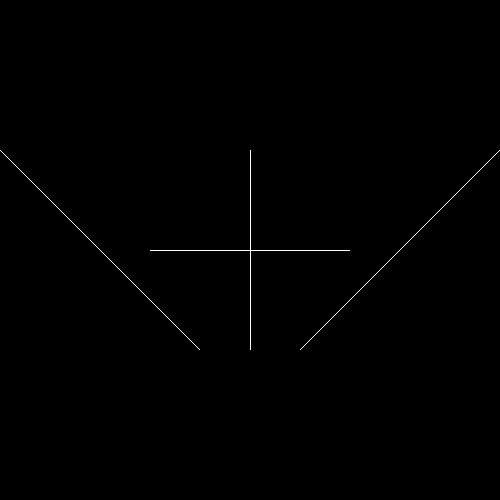
//> input picture 10_Hough_transform/build/imagesHough/pedro.jpg, 500 x 500 px
$ ./edge ../../10_Hough_transform/build/imagesHough/pedro.jpg   (built with g++ and OpenCV 4)
//> lines starting //> are read from the running program, lines starting //| are printed output that depends on the picture; after the words box and inside, x2 and y2 are one past the last pixel; in counts of white or black regions, pixels touching at a corner belong together
#include <iostream>
#include <cstdlib>
#include <cmath>
#include <opencv2/opencv.hpp>

using namespace std;
using namespace cv;

void edge(Mat img);
void plot(Mat image, Mat newImage);
void histograma(Mat image);
void plotH(float H[]);

int main(int argc, char **argv){

	if(argc != 2){
		cout<<"\n Type correctly the picture name and extension"<<endl;
		return -1;
	}

	Mat img;
	img = imread(argv[1], CV_LOAD_IMAGE_GRAYSCALE );
//> img is the input picture: 500 rows x 500 cols, CV_8UC1; min 0, max 255, mean 0.9

	if (!img.data){
		cout<<"\n Take care how type the picture name\n"<<endl;
		return -1;
	}

	edge(img);

	return 0;
}

void edge(Mat img){
//	GRADIENTE DE PREWITT
 	int PrewittX[3][3] = { {-1,0,1}, {-1,0,1}, {-1,0,1} };
	int PrewittY[3][3] = { {-1,-1,-1}, {0,0,0}, {1,1,1} };
	int Prewitt45[3][3] = { {-2,-1,0}, {-1,0,1}, {0,1,2} };

//	GRADIENTE DE SOBEL
 	int SobelX[3][3] = { {-1,0,1}, {-2,0,2}, {-1,0,1} };
	int SobelY[3][3] = { {1,2,1}, {0,0,0}, {-1,-2,-1} };
	int Sobel45[3][3] = { {-2,-2,0}, {-2,0,2}, {0,2,2} };

//	GRADIENTE DE ROBERTS
 	int RobertsX[3][3] = { {0,-1,0}, {0,1,0}, {0,0,0} };
	int RobertsY[3][3] = { {-1,0,0}, {0,1,0}, {0,0,0} };
	int Roberts45[3][3] = { {-1,1,0}, {0,1,0}, {0,0,0} };

//	GRADIENTE DE FRI-CHEN
 	int FriChenX[3][3] = { {-1,0,1}, {-sqrt(2),0,sqrt(2)}, {-1,0,1} };
	int FriChenY[3][3] = { {-1,-sqrt(2),-1}, {0,0,0}, {1,sqrt(2),1} };

//	SE PASAN TODOS LOS ELEMENTOS DE UN OBJETO MAT A UN ARREGLO BIDIMENSIONAL
	long int imgIn[img.rows][img.cols], imgOutX[img.rows][img.cols], imgOutY[img.rows][img.cols];
	long int imgOut45[img.rows][img.cols], gradient[img.rows][img.cols], gradientXY[img.rows][img.cols];

	for (int i=0; i<img.rows; i++){
		for(int j=0; j<img.cols; j++){
			imgIn[i][j] = img.data[i*img.cols + j];
			imgOutX[i][j] = 0;
			imgOutY[i][j] = 0;
			imgOut45[i][j] = 0;
			gradient[i][j] = 0;
			gradientXY[i][j] = 0;
		}
	}

//	CONVOLUCION ENTRE EL FILTRO BIDIMENSIONAL Y DIFERENTES MASCARAS
	long int sumX, sumY, sum45, mi, mj, factor=765, N=6;
	for (int i=0; i<img.rows; i++){
	for (int j=0; j<img.cols; j++){
		sumX=0; sumY=0; sum45=0; mi=0;
		for (int ni=i-1; ni<=i+1; ni++){
			mj=0;
		for (int nj=j-1; nj<=j+1; nj++){
			if ( ni-1 >= 0 && nj-1 >= 0 && ni+1 < img.rows && nj+1 < img.cols ){
				sumX += PrewittX[mi][mj]*imgIn[ni][nj];
				sumY += PrewittY[mi][mj]*imgIn[ni][nj];
				sum45 += Prewitt45[mi][mj]*imgIn[ni][nj];
			} else{
				sumX += 0;
				sumY += 0;
				sum45 += 0;
			}

			mj++;
			}
		mi++;
		}

		if ( sumX <= 0 ){
			imgOutX[i][j] = 0;
		}else if ( sumX >= 255){
			imgOutX[i][j] = 255;
		}else
			imgOutX[i][j] = sumX;

		if ( sumY <= 0 ){
			imgOutY[i][j] = 0;
		}else if ( sumY >= 255){
			imgOutY[i][j] = 255;
		}else
			imgOutY[i][j] = sumY;

		if ( sum45 <= 0 ){
			imgOut45[i][j] = 0;
		}else if ( sum45 >= 255){
			imgOut45[i][j] = 255;
		}else
			imgOut45[i][j] = sum45;
	}
	}
//> after the loop, sumX = 0; sumY = 0; sum45 = 0; mi = 3; mj = 3

//	SE OBTIENE LA MAGNITUD DEL GRADIENTE
	int X=0, Y=0, XY=0, raiz=0, raiz2=0;
	for (int i=0; i<img.rows; i++){
		for(int j=0; j<img.cols; j++){
			X = imgOutX[i][j];
			Y = imgOutY[i][j];
			XY = imgOut45[i][j];
			raiz = sqrt( pow(X,2) + pow(Y,2) );
			raiz2 = sqrt( pow(XY,2) );

			if ( raiz >= 255 ){
				gradient[i][j] = 255;
			}else if( raiz <= 0 ){
				gradient[i][j] = 0;
			}else{
				gradient[i][j] = raiz;
			}

			if ( raiz2 >= 255 ){
				gradientXY[i][j] = 255;
			}else if( raiz2 <= 0 ){
				gradientXY[i][j] = 0;
			}else{
				gradientXY[i][j] = raiz;
			}

//			gradient1.data[i*gradient1.cols + j] = sqrt( pow(XY,2) );
		}
	}
//> after the loop, X = 0; Y = 0; XY = 0; raiz = 0; raiz2 = 0

//	SE PASAN LOS ELEMENTOS DE UNA MATRIZ BIDIMENSIONAL A UN OBJETO DE TIPO MAT PARA MOSTRARLOS CON LA FUNCIÓN SHOW()
	Mat GRADIENTE = img.clone(), GRADIENTE2 = img.clone();
	for (int i=0; i<GRADIENTE.rows; i++){
		for(int j=0; j<GRADIENTE.cols; j++){
			GRADIENTE.data[i*GRADIENTE.cols + j] = gradient[i][j];
			GRADIENTE2.data[i*GRADIENTE.cols + j] = gradientXY[i][j];
		}
	}
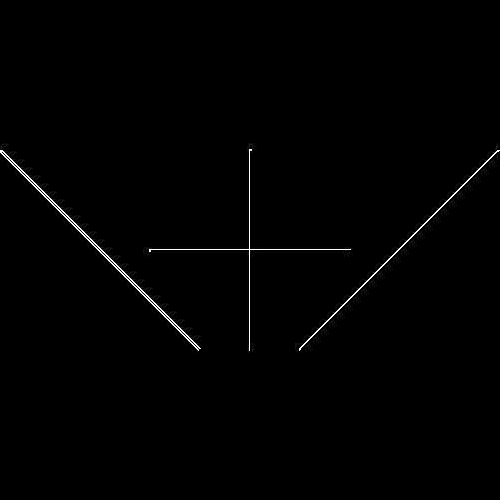
//> GRADIENTE: 500 rows x 500 cols, CV_8UC1; 3.62% of pixels changed, all inside (x1, y1, x2, y2) = (0, 143, 500, 353)
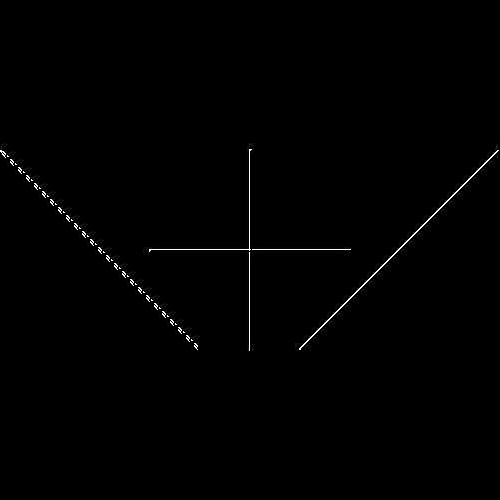
//> GRADIENTE2: 500 rows x 500 cols, CV_8UC1; 3.12% of pixels changed, all inside (x1, y1, x2, y2) = (0, 143, 500, 352)

//	THRESHOLDING
	int threshold = 20;
	for (int i=0; i<GRADIENTE.rows; i++){
		for(int j=0; j<GRADIENTE.cols; j++){
			if( GRADIENTE.data[i*GRADIENTE.cols + j] <= threshold )
				GRADIENTE.data[i*GRADIENTE.cols + j] = 0;
			else
				GRADIENTE.data[i*GRADIENTE.cols + j] = 255;

			if( GRADIENTE2.data[i*GRADIENTE2.cols + j] <= threshold )
				GRADIENTE2.data[i*GRADIENTE2.cols + j] = 0;
			else
				GRADIENTE2.data[i*GRADIENTE2.cols + j] = 255;
		}
	}
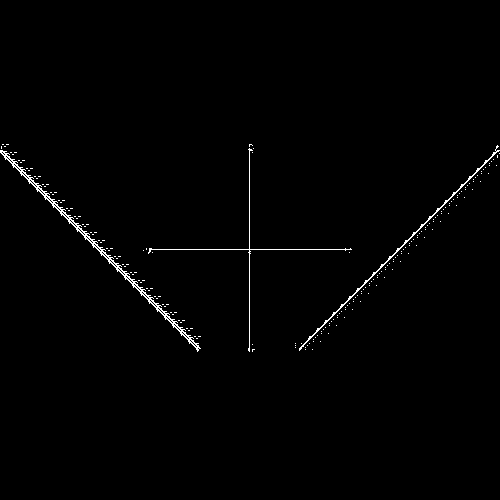
//> GRADIENTE: 500 rows x 500 cols, CV_8UC1; 0.94% white in thin lines or dots, all inside (x1, y1, x2, y2) = (0, 144, 500, 352)
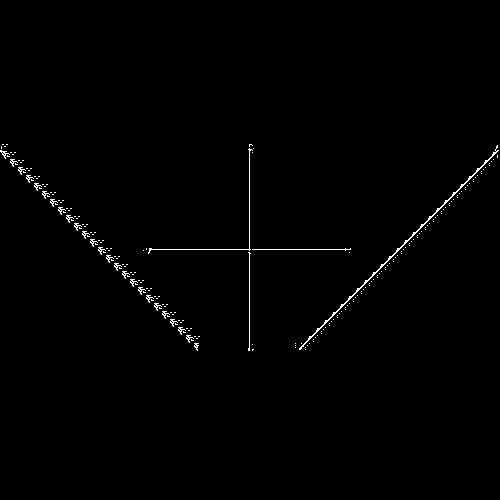
//> GRADIENTE2: 500 rows x 500 cols, CV_8UC1; 0.76% white in thin lines or dots, all inside (x1, y1, x2, y2) = (0, 144, 499, 351)

	Mat m = img.clone(), om = img.clone();
	Mat mask = (Mat_<double>(3,3) << -2,-1,0, -1,0,1, 0,1,2 );

	filter2D( m, om, m.depth(), mask );
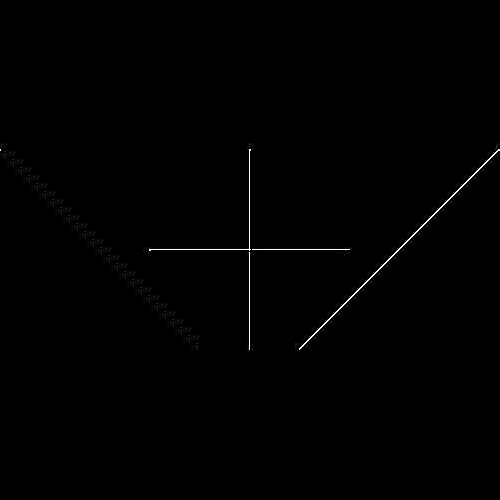
//> om: 500 rows x 500 cols, CV_8UC1; 3.1% of pixels changed, all inside (x1, y1, x2, y2) = (0, 143, 500, 352)
	plot(om, GRADIENTE);
}

void plot(Mat image, Mat newImage){

	namedWindow("Imagen de entrada", WINDOW_AUTOSIZE);
	imshow("Imagen de entrada", image);
	waitKey(0);

	namedWindow("Imagen de salida", WINDOW_AUTOSIZE);
	imshow("Imagen de salida", newImage);
	waitKey(0);
}

// [53 lines left out: functions histograma, plotH, not called in this run]

$ run again, on 10_Hough_transform/build/imagesHough/houseOB.png
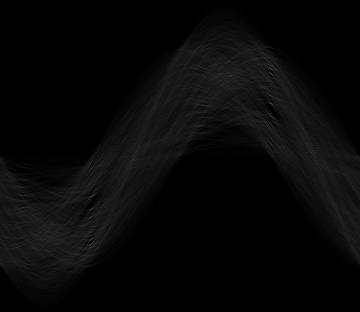
//> input picture 10_Hough_transform/build/imagesHough/houseOB.png, 360 x 312 px
//> img is the input picture: 312 rows x 360 cols, CV_8UC1; min 0, max 70, mean 7.8
//> after the loop in edge, `for (int i=0; i<GRADIENTE.rows; i++)`:
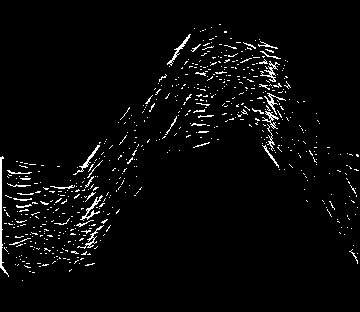
//> GRADIENTE: 312 rows x 360 cols, CV_8UC1; 3.3% white in thin lines or dots, all inside (x1, y1, x2, y2) = (0, 24, 359, 281)
//> after the loop in edge, `for (int i=0; i<GRADIENTE.rows; i++)`:
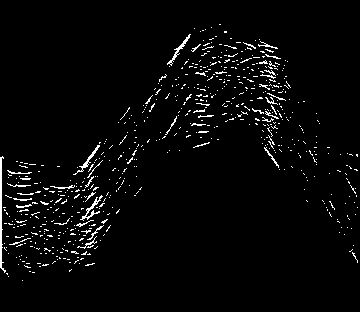
//> GRADIENTE2: 312 rows x 360 cols, CV_8UC1; 3.2% white in thin lines or dots, all inside (x1, y1, x2, y2) = (0, 24, 358, 281)

$ run again, on 10_Hough_transform/build/imagesHough/lineas.png
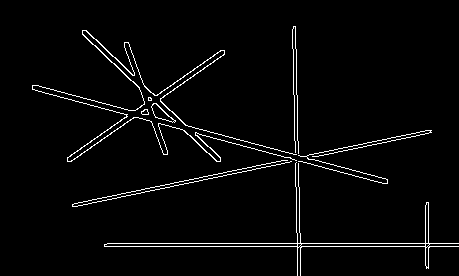
//> input picture 10_Hough_transform/build/imagesHough/lineas.png, 459 x 276 px
//> img: 276 rows x 459 cols, CV_8UC1; 2.9% white in thin lines or dots, all inside (x1, y1, x2, y2) = (32, 26, 459, 276)
//> after the loop in edge, `for (int i=0; i<GRADIENTE.rows; i++)`:
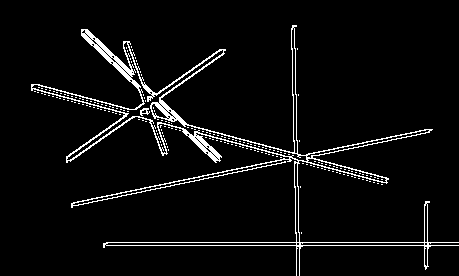
//> GRADIENTE: 276 rows x 459 cols, CV_8UC1; 4.8% white in thin lines or dots, all inside (x1, y1, x2, y2) = (31, 25, 459, 276)
//> in edge, `filter2D( m, om, m.depth(), mask );`:
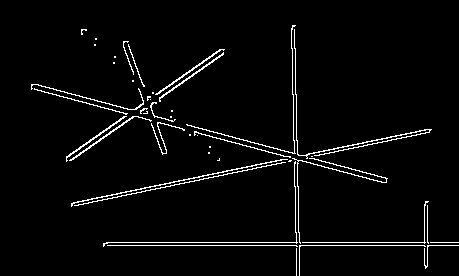
//> om: 276 rows x 459 cols, CV_8UC1; 3.2% white in thin lines or dots, all inside (x1, y1, x2, y2) = (31, 25, 459, 276)
